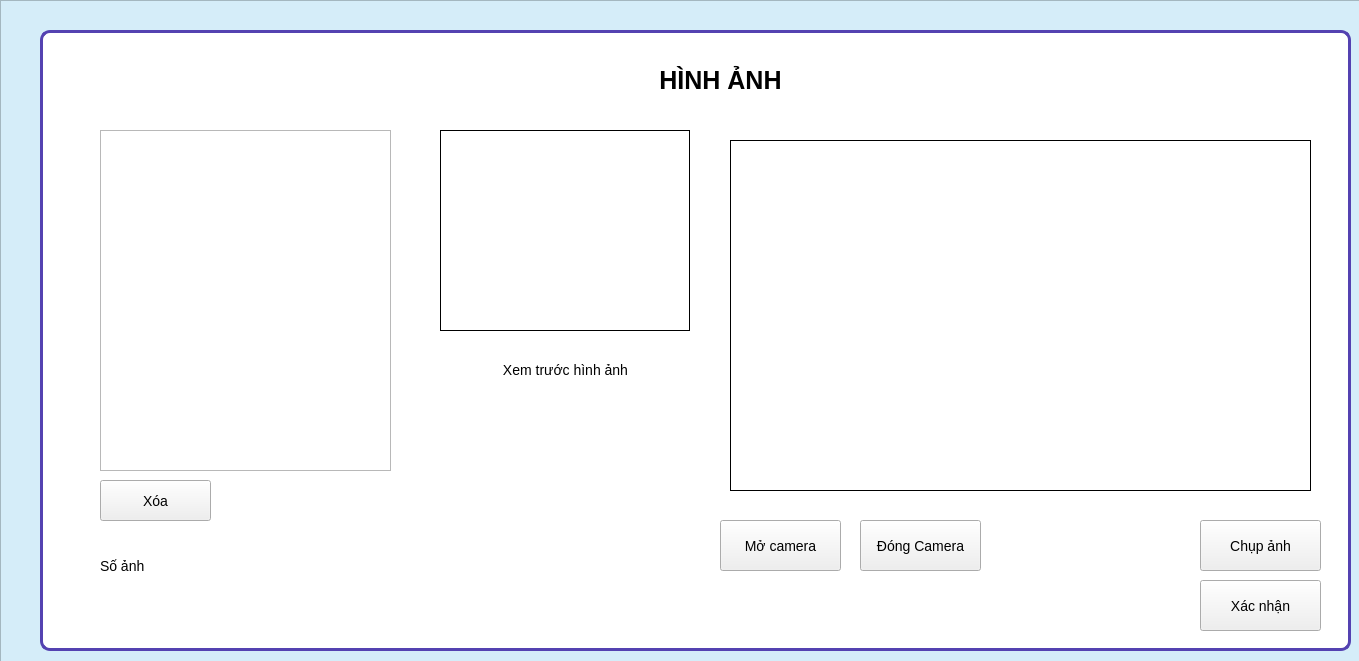
<?xml version="1.0" encoding="UTF-8"?>
<ui version="4.0">
 <class>StudentImage</class>
 <widget class="QWidget" name="StudentImage">
  <property name="geometry">
   <rect>
    <x>0</x>
    <y>0</y>
    <width>1359</width>
    <height>661</height>
   </rect>
  </property>
  <property name="windowTitle">
   <string>Form</string>
  </property>
  <widget class="QFrame" name="frame">
   <property name="geometry">
    <rect>
     <x>0</x>
     <y>0</y>
     <width>1361</width>
     <height>831</height>
    </rect>
   </property>
   <property name="styleSheet">
    <string notr="true">#frame{
	background-color: #D5EDF9;
}
#grbx_thongtin{
	background-color: white;
	color: #5442B1;
	font-size: 25px;
	border: 3px solid #5442B1;
	border-radius: 10px
}
</string>
   </property>
   <property name="frameShape">
    <enum>QFrame::StyledPanel</enum>
   </property>
   <property name="frameShadow">
    <enum>QFrame::Raised</enum>
   </property>
   <widget class="QGroupBox" name="grbx_thongtin">
    <property name="geometry">
     <rect>
      <x>40</x>
      <y>30</y>
      <width>1311</width>
      <height>621</height>
     </rect>
    </property>
    <property name="font">
     <font>
      <pointsize>-1</pointsize>
      <weight>75</weight>
      <bold>true</bold>
     </font>
    </property>
    <property name="contextMenuPolicy">
     <enum>Qt::DefaultContextMenu</enum>
    </property>
    <property name="autoFillBackground">
     <bool>false</bool>
    </property>
    <property name="styleSheet">
     <string notr="true">font-size:14px</string>
    </property>
    <property name="title">
     <string/>
    </property>
    <property name="alignment">
     <set>Qt::AlignCenter</set>
    </property>
    <property name="flat">
     <bool>false</bool>
    </property>
    <property name="checkable">
     <bool>false</bool>
    </property>
    <widget class="QLabel" name="lb_hinhanh">
     <property name="geometry">
      <rect>
       <x>400</x>
       <y>100</y>
       <width>250</width>
       <height>201</height>
      </rect>
     </property>
     <property name="styleSheet">
      <string notr="true">border: 1px solid black;
</string>
     </property>
     <property name="text">
      <string/>
     </property>
    </widget>
    <widget class="QLabel" name="label">
     <property name="geometry">
      <rect>
       <x>400</x>
       <y>330</y>
       <width>251</width>
       <height>20</height>
      </rect>
     </property>
     <property name="text">
      <string>Xem trước hình ảnh</string>
     </property>
     <property name="alignment">
      <set>Qt::AlignCenter</set>
     </property>
    </widget>
    <widget class="QPushButton" name="btn_dong">
     <property name="geometry">
      <rect>
       <x>820</x>
       <y>490</y>
       <width>121</width>
       <height>51</height>
      </rect>
     </property>
     <property name="text">
      <string>Đóng Camera</string>
     </property>
    </widget>
    <widget class="QPushButton" name="btn_xoa">
     <property name="geometry">
      <rect>
       <x>60</x>
       <y>450</y>
       <width>111</width>
       <height>41</height>
      </rect>
     </property>
     <property name="text">
      <string>Xóa</string>
     </property>
    </widget>
    <widget class="QListWidget" name="listhinhanh">
     <property name="geometry">
      <rect>
       <x>60</x>
       <y>100</y>
       <width>291</width>
       <height>341</height>
      </rect>
     </property>
     <property name="styleSheet">
      <string notr="true">font-size:20px</string>
     </property>
    </widget>
    <widget class="QLabel" name="label_2">
     <property name="geometry">
      <rect>
       <x>220</x>
       <y>20</y>
       <width>921</width>
       <height>61</height>
      </rect>
     </property>
     <property name="styleSheet">
      <string notr="true">font-size:25px;
font-weight: bold;</string>
     </property>
     <property name="text">
      <string>HÌNH ẢNH</string>
     </property>
     <property name="alignment">
      <set>Qt::AlignCenter</set>
     </property>
    </widget>
    <widget class="QWidget" name="widget" native="true">
     <property name="geometry">
      <rect>
       <x>680</x>
       <y>100</y>
       <width>601</width>
       <height>371</height>
      </rect>
     </property>
     <property name="styleSheet">
      <string notr="true"/>
     </property>
     <widget class="QLabel" name="lb_cam">
      <property name="geometry">
       <rect>
        <x>10</x>
        <y>10</y>
        <width>581</width>
        <height>351</height>
       </rect>
      </property>
      <property name="styleSheet">
       <string notr="true">border:1px solid black;
</string>
      </property>
      <property name="text">
       <string>&lt;html&gt;&lt;head/&gt;&lt;body&gt;&lt;p&gt;&lt;br/&gt;&lt;/p&gt;&lt;/body&gt;&lt;/html&gt;</string>
      </property>
     </widget>
    </widget>
    <widget class="QPushButton" name="btn_mocam">
     <property name="geometry">
      <rect>
       <x>680</x>
       <y>490</y>
       <width>121</width>
       <height>51</height>
      </rect>
     </property>
     <property name="text">
      <string>Mở camera</string>
     </property>
    </widget>
    <widget class="QPushButton" name="btn_chupanh">
     <property name="geometry">
      <rect>
       <x>1160</x>
       <y>490</y>
       <width>121</width>
       <height>51</height>
      </rect>
     </property>
     <property name="text">
      <string>Chụp ảnh</string>
     </property>
    </widget>
    <widget class="QPushButton" name="btn_xacnhan">
     <property name="geometry">
      <rect>
       <x>1160</x>
       <y>550</y>
       <width>121</width>
       <height>51</height>
      </rect>
     </property>
     <property name="text">
      <string>Xác nhận</string>
     </property>
    </widget>
    <widget class="QLabel" name="lb_numimg">
     <property name="geometry">
      <rect>
       <x>60</x>
       <y>510</y>
       <width>101</width>
       <height>51</height>
      </rect>
     </property>
     <property name="text">
      <string>Số ảnh</string>
     </property>
    </widget>
   </widget>
  </widget>
 </widget>
 <resources/>
 <connections/>
</ui>
